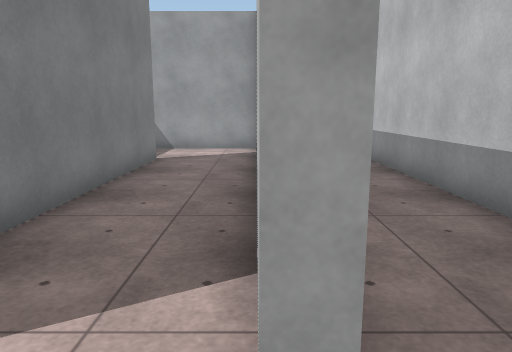
View 1 (above)

24 first-person views from a walk through a scene from a Unity 3-D project. The camera is 1.3 m above the floor, tilts 10° down and sees 70° across. The floor is counted in squares, 1 m on a side. Each view is taken from the middle of a square. On the plan, view 1 faces up. The plan holds only what a view shows up to about 15 squares ahead; the rest is blank. The place goes on beyond the plan. Some animated figures are not drawn. Surface patterns are stand-ins for the level's own textures.

View 2
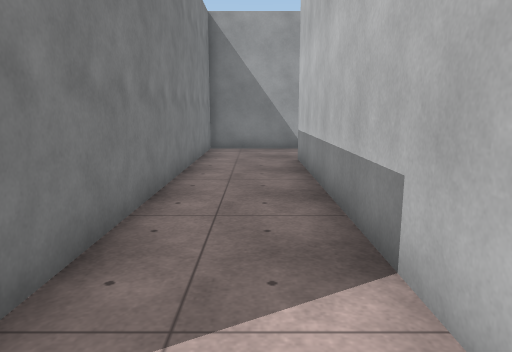

View 3
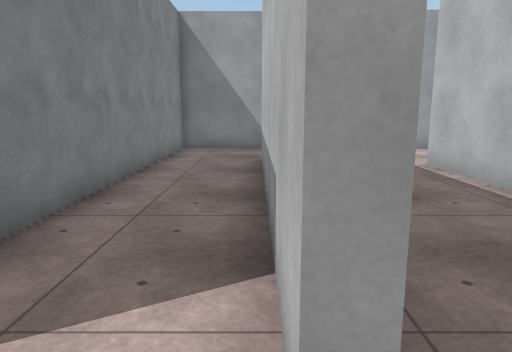

View 4
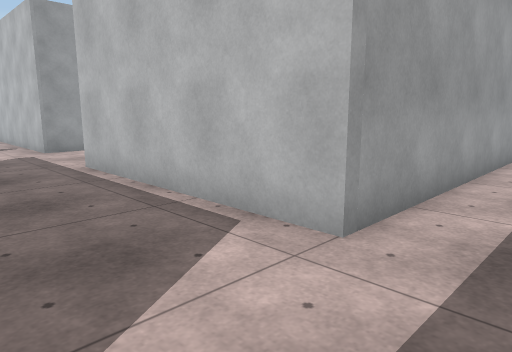

View 5
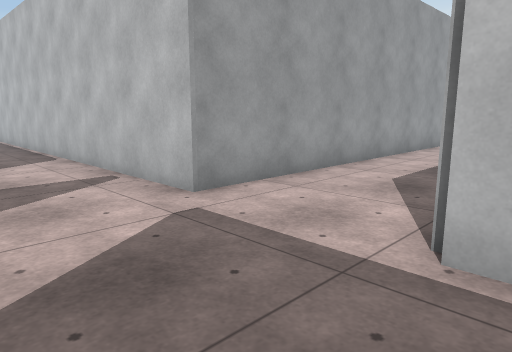

View 6
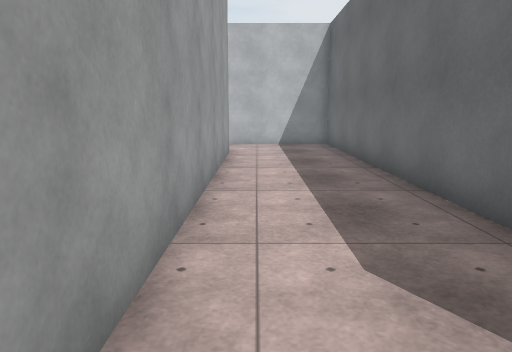

View 7
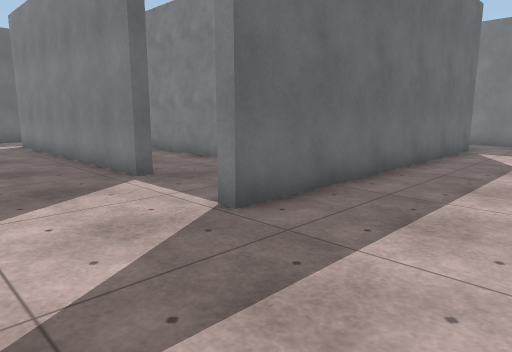

View 8
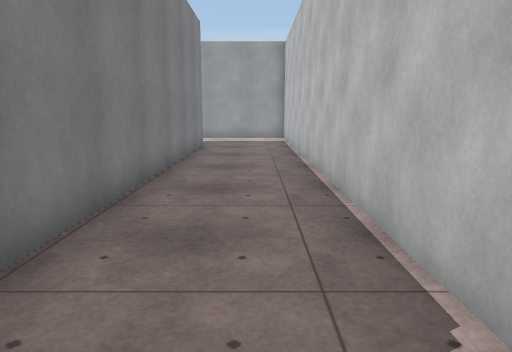

View 9
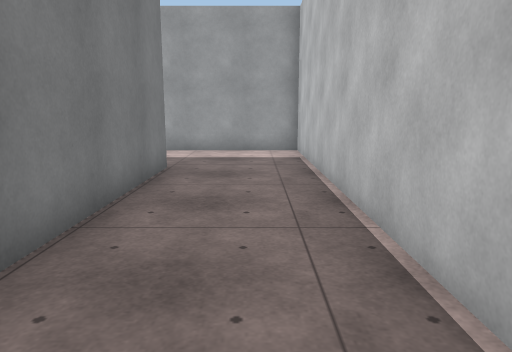

View 10
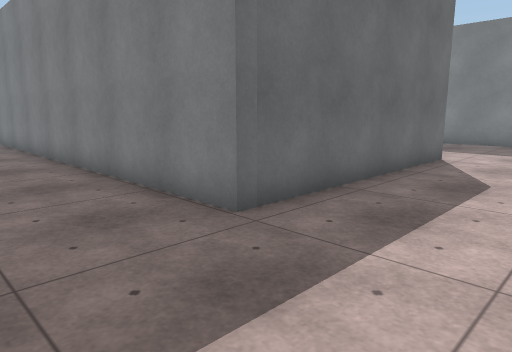

View 11
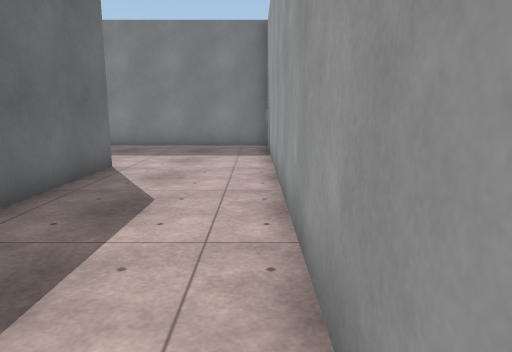

View 12
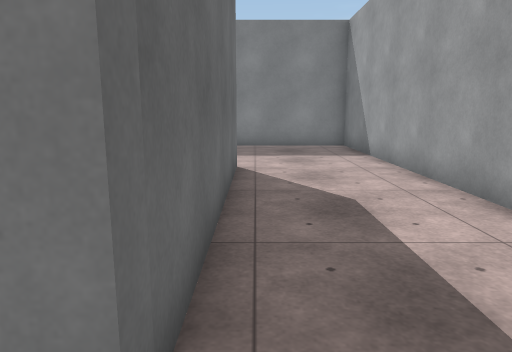

View 13
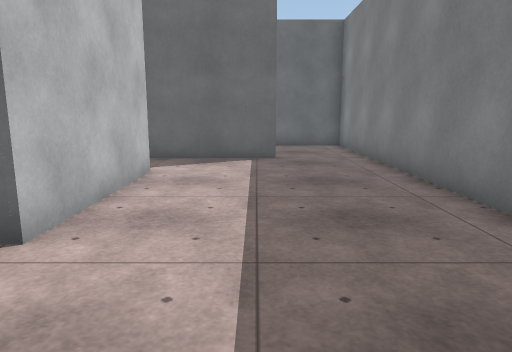

View 14
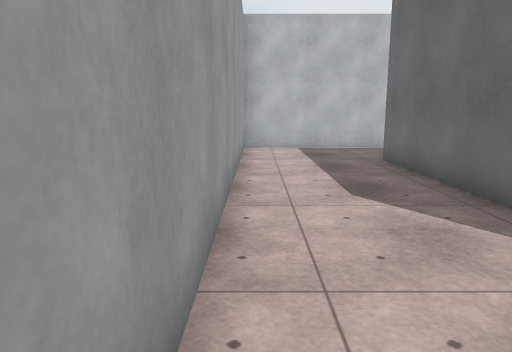

View 15
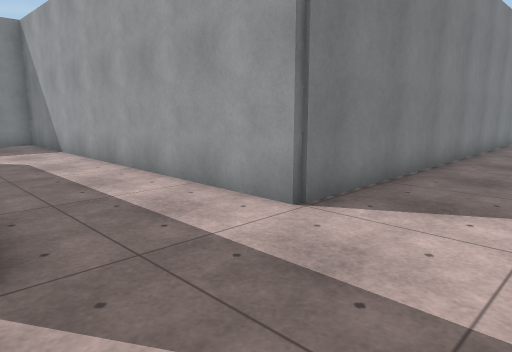

View 16
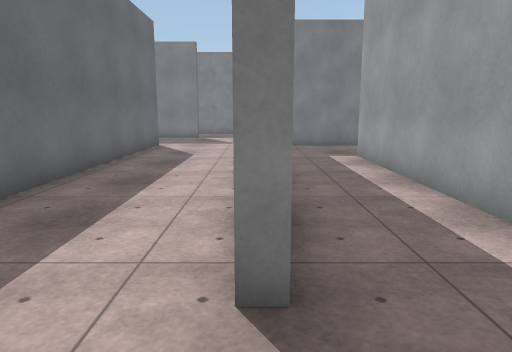

View 17
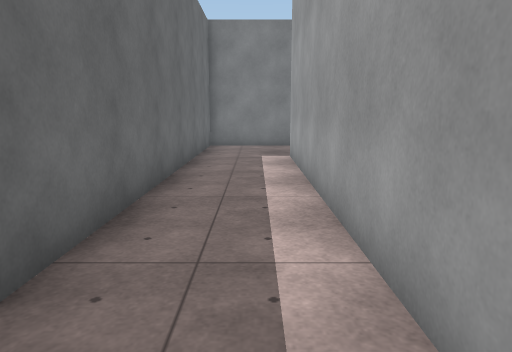

View 18
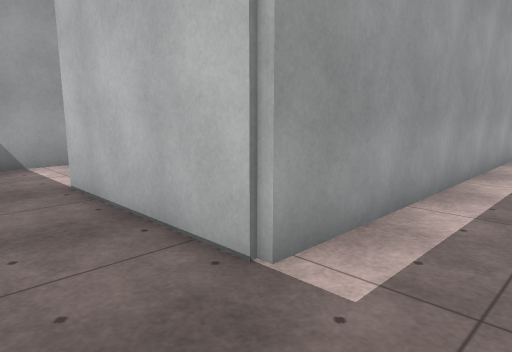

View 19
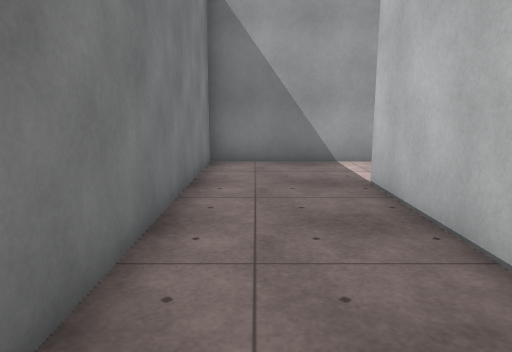

View 20
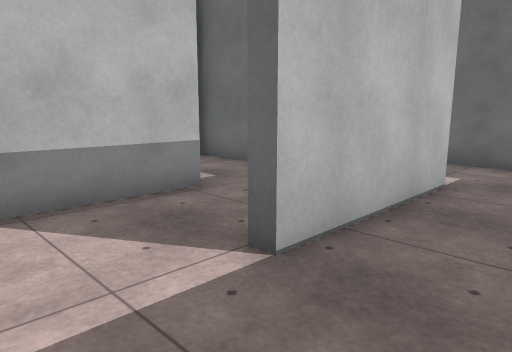

View 21
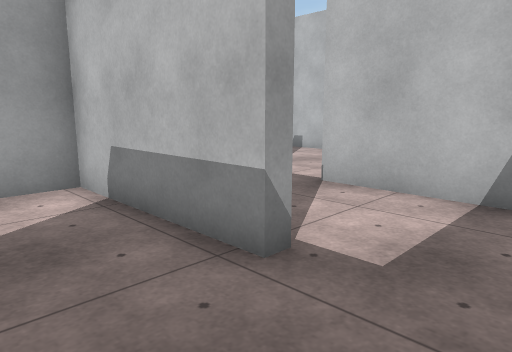

View 22
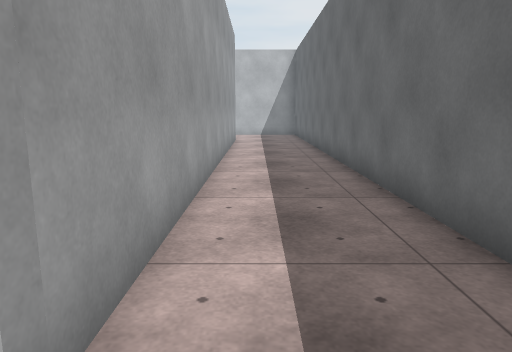

View 23
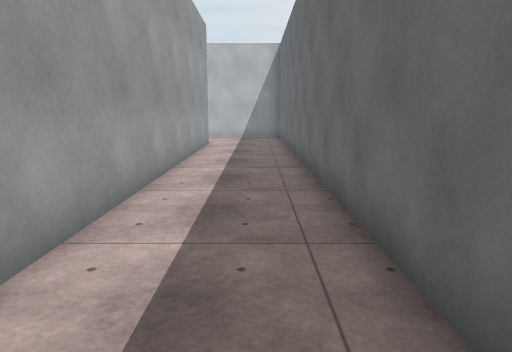

View 24
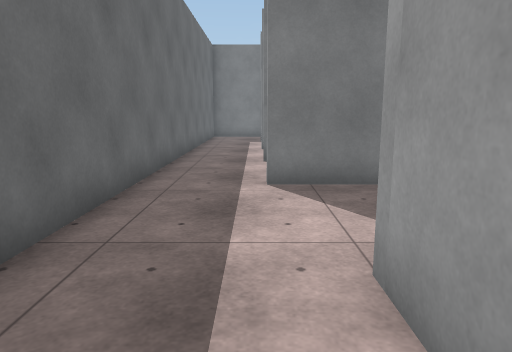

### Floor plan
Ten units are one square. View 1 is at (0, 0); x grows to the right and y downward. Boxes are objects, and circles mark ways between rooms. Rooms are numbered by the first view taken in them; rooms with no view inside come last. Other rooms are left out.
<svg viewBox="-97 -359 333 376">
<path fill="none" stroke="#000" d="M35 -12 32 -12 32 -101 35 -101M36 -130 4 -130 4 -12 0 -12M-5 12 35 12M35 -101 35 -12M75 -92 228 -92 228 -131M143 -206 143 -236 78 -236 78 -132 197 -132 197 -129 74 -129 74 -354 -92 -354 -92 -255M-68 -134 39 -134 39 -130M-37 -270 -37 -315 39 -315 39 -169 -92 -169 -92 -159M-66 -247 -44 -247M208 -160 111 -160 111 -206 115 -206M-92 -141 -92 -126M35 12 70 12M90 12 229 12M231 -19 72 -19 72 -90M148 -191 143 -191 143 -206M159 -164 181 -164M178 -165 178 -195M-28 -101 -28 -38M0 -12 0 -38M1 -130 -36 -130M-35 12 -5 12"/>
<circle cx="30" cy="-115" r="3" fill="#2a7"/>
<circle cx="30" cy="-5" r="3" fill="#2a7"/>
<circle cx="0" cy="-5" r="3" fill="#2a7"/>
<circle cx="125" cy="-200" r="3" fill="#2a7"/>
<text x="20" y="-60">1</text>
<text x="60" y="-170">2</text>
<text x="140" y="-180">3</text>
<text x="-20" y="-60">4</text>
</svg>
Room 1 opens to room 2. Room 1 opens to room 4. Room 2 opens to room 3.

Where each view was taken, in squares from view 1:
view 1: 0 up, 0 right, facing up
view 2: 0 up, 2 right, facing up
view 3: 0 up, 3 right, facing up
view 4: 0 up, 4 right, facing up-right
view 5: 8 up, 4 right, facing up-right
view 6: 12 up, 8 right, facing right
view 7: 17 up, 7 right, facing down-left
view 8: 17 up, 6 right, facing up
view 9: 23 up, 6 right, facing up
view 10: 35 up, 7 right, facing down-left
view 11: 35 up, 5 right, facing left
view 12: 32 up, 5 right, facing left
view 13: 35 up, 6 left, facing down
view 14: 35 up, 6 left, facing right
view 15: 13 up, 7 right, facing up-left
view 16: 13 up, 22 right, facing left
view 17: 15 up, 22 right, facing left
view 18: 14 up, 9 right, facing up-right
view 19: 14 up, 9 right, facing up
view 20: 23 up, 9 right, facing down-right
view 21: 17 up, 12 right, facing up-right
view 22: 1 up, 6 right, facing right
view 23: 0 up, 8 right, facing right
view 24: 1 up, 10 right, facing left
